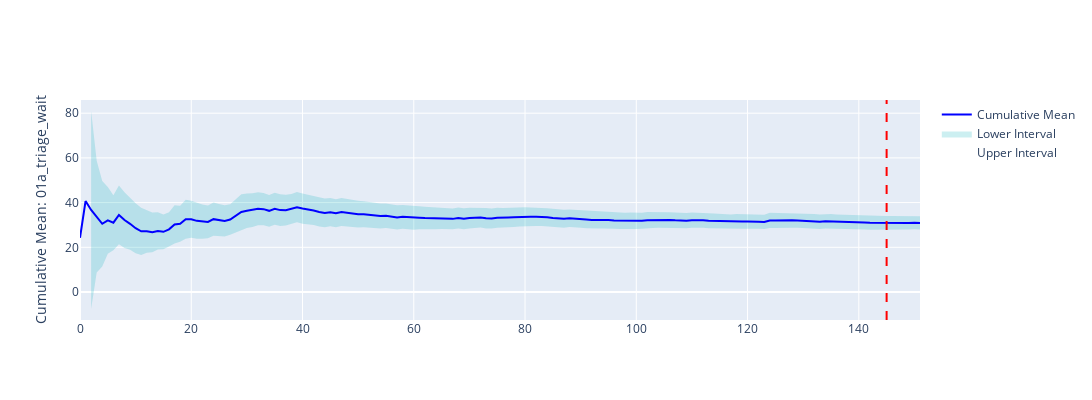
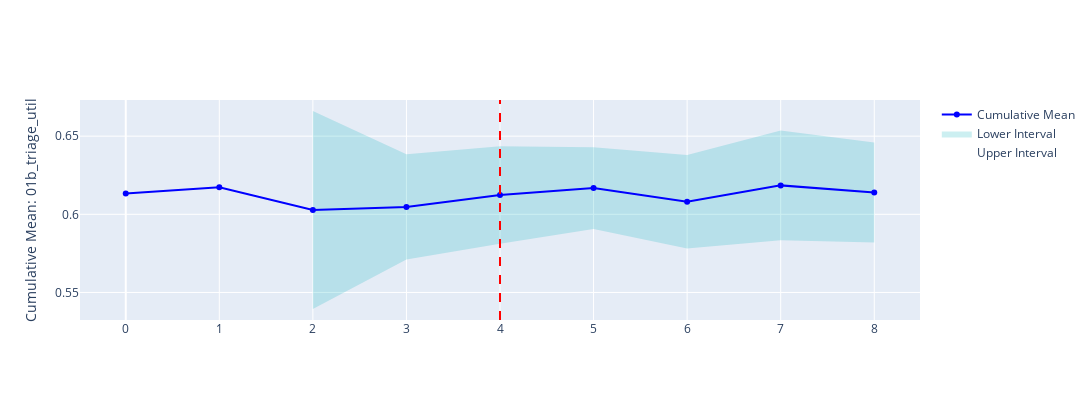
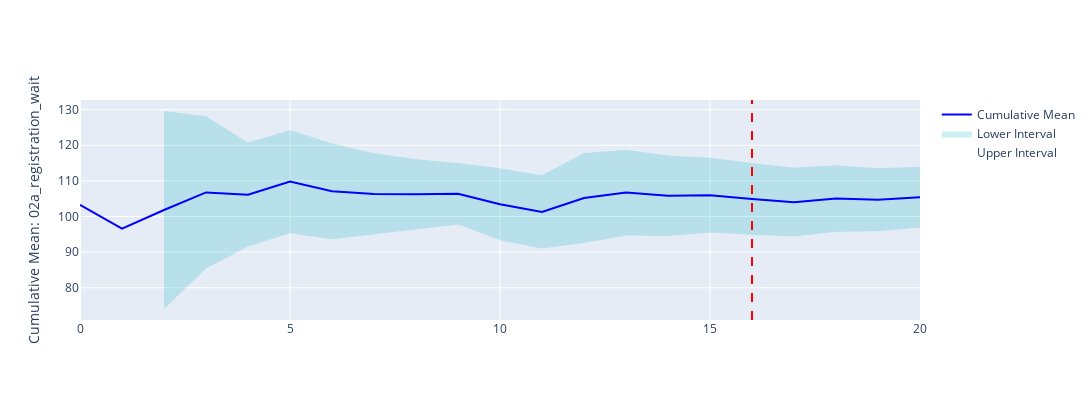

The cell these charts' notebook holds for them, in order:
### Code cell
for metric in METRICS:
    mask = summary_frame_m["metric"] == metric
    fig = plotly_confidence_interval_method(
        n_reps=nreps_m[metric],
        conf_ints=summary_frame_m[mask].reset_index(),
        metric_name=metric
    )
    fig.show()

### Figure 1 — Plotly figure (JSON) as saved in the notebook; plotly's stock layout.template omitted (floating-point values rounded to 4 significant figures; data arrays with more than 128 entries replaced by an {"elided": "..."} marker saying what was removed)
{"data": [{"hoverinfo": "x+y+name+text", "line": {"width": 0}, "mode": "lines", "name": "Upper Interval", "text": {"elided": "152 str values"}, "type": "scatter", "x": {"elided": "152 int values"}, "y": {"elided": "152 float values"}}, {"fill": "tonexty", "fillcolor": "rgba(0,176,185,0.2)", "hoverinfo": "x+y+name+text", "line": {"width": 0}, "mode": "lines", "name": "Lower Interval", "text": {"elided": "152 str values"}, "type": "scatter", "x": {"elided": "152 int values"}, "y": {"elided": "152 float values"}}, {"hoverinfo": "x+y+name", "line": {"color": "blue", "width": 2}, "name": "Cumulative Mean", "type": "scatter", "x": {"elided": "152 int values"}, "y": {"elided": "152 float values"}}], "layout": {"height": 400, "hovermode": "x unified", "shapes": [{"line": {"color": "red", "dash": "dash"}, "type": "line", "x0": 145, "x1": 145, "y0": 0, "y1": 1, "yref": "paper"}], "showlegend": true, "width": 1200, "yaxis": {"title": {"text": "Cumulative Mean: 01a_triage_wait"}}}}

### Figure 2 — Plotly figure (JSON) as saved in the notebook; plotly's stock layout.template omitted (floating-point values rounded to 4 significant figures)
{"data": [{"hoverinfo": "x+y+name+text", "line": {"width": 0}, "mode": "lines", "name": "Upper Interval", "text": ["Deviation: nan%", "Deviation: nan%", "Deviation: 10.51%", "Deviation: 5.57%", "Deviation: 5.09%", "Deviation: 4.24%", "Deviation: 4.93%", "Deviation: 5.69%", "Deviation: 5.21%"], "type": "scatter", "x": [0, 1, 2, 3, 4, 5, 6, 7, 8], "y": [NaN, NaN, 0.6661, 0.6384, 0.6436, 0.6429, 0.638, 0.6537, 0.646]}, {"fill": "tonexty", "fillcolor": "rgba(0,176,185,0.2)", "hoverinfo": "x+y+name+text", "line": {"width": 0}, "mode": "lines", "name": "Lower Interval", "text": ["Deviation: nan%", "Deviation: nan%", "Deviation: 10.51%", "Deviation: 5.57%", "Deviation: 5.09%", "Deviation: 4.24%", "Deviation: 4.93%", "Deviation: 5.69%", "Deviation: 5.21%"], "type": "scatter", "x": [0, 1, 2, 3, 4, 5, 6, 7, 8], "y": [NaN, NaN, 0.5394, 0.571, 0.5812, 0.5907, 0.5781, 0.5833, 0.582]}, {"hoverinfo": "x+y+name", "line": {"color": "blue", "width": 2}, "name": "Cumulative Mean", "type": "scatter", "x": [0, 1, 2, 3, 4, 5, 6, 7, 8], "y": [0.6132, 0.6173, 0.6028, 0.6047, 0.6124, 0.6168, 0.6081, 0.6185, 0.614]}], "layout": {"height": 400, "hovermode": "x unified", "shapes": [{"line": {"color": "red", "dash": "dash"}, "type": "line", "x0": 4, "x1": 4, "y0": 0, "y1": 1, "yref": "paper"}], "showlegend": true, "width": 1200, "yaxis": {"title": {"text": "Cumulative Mean: 01b_triage_util"}}}}

### Figure 3 — Plotly figure (JSON) as saved in the notebook; plotly's stock layout.template omitted (floating-point values rounded to 4 significant figures)
{"data": [{"hoverinfo": "x+y+name+text", "line": {"width": 0}, "mode": "lines", "name": "Upper Interval", "text": ["Deviation: nan%", "Deviation: nan%", "Deviation: 27.29%", "Deviation: 20.03%", "Deviation: 13.71%", "Deviation: 13.21%", "Deviation: 12.57%", "Deviation: 10.71%", "Deviation: 9.22%", "Deviation: 8.09%", "Deviation: 9.78%", "Deviation: 10.12%", "Deviation: 12.0%", "Deviation: 11.29%", "Deviation: 10.67%", "Deviation: 9.91%", "Deviation: 9.59%", "Deviation: 9.26%", "Deviation: 8.88%", "Deviation: 8.46%", "Deviation: 8.1%"], "type": "scatter", "x": [0, 1, 2, 3, 4, 5, 6, 7, 8, 9, 10, 11, 12, 13, 14, 15, 16, 17, 18, 19, 20], "y": [NaN, NaN, 129.6, 128.1, 120.7, 124.3, 120.5, 117.7, 116.1, 115.0, 113.5, 111.6, 117.8, 118.8, 117.1, 116.5, 115.0, 113.7, 114.4, 113.5, 114.0]}, {"fill": "tonexty", "fillcolor": "rgba(0,176,185,0.2)", "hoverinfo": "x+y+name+text", "line": {"width": 0}, "mode": "lines", "name": "Lower Interval", "text": ["Deviation: nan%", "Deviation: nan%", "Deviation: 27.29%", "Deviation: 20.03%", "Deviation: 13.71%", "Deviation: 13.21%", "Deviation: 12.57%", "Deviation: 10.71%", "Deviation: 9.22%", "Deviation: 8.09%", "Deviation: 9.78%", "Deviation: 10.12%", "Deviation: 12.0%", "Deviation: 11.29%", "Deviation: 10.67%", "Deviation: 9.91%", "Deviation: 9.59%", "Deviation: 9.26%", "Deviation: 8.88%", "Deviation: 8.46%", "Deviation: 8.1%"], "type": "scatter", "x": [0, 1, 2, 3, 4, 5, 6, 7, 8, 9, 10, 11, 12, 13, 14, 15, 16, 17, 18, 19, 20], "y": [NaN, NaN, 74.04, 85.38, 91.57, 95.3, 93.61, 94.95, 96.47, 97.79, 93.31, 91.05, 92.58, 94.68, 94.54, 95.48, 94.87, 94.39, 95.73, 95.83, 96.89]}, {"hoverinfo": "x+y+name", "line": {"color": "blue", "width": 2}, "name": "Cumulative Mean", "type": "scatter", "x": [0, 1, 2, 3, 4, 5, 6, 7, 8, 9, 10, 11, 12, 13, 14, 15, 16, 17, 18, 19, 20], "y": [103.2, 96.62, 101.8, 106.8, 106.1, 109.8, 107.1, 106.3, 106.3, 106.4, 103.4, 101.3, 105.2, 106.7, 105.8, 106.0, 104.9, 104.0, 105.1, 104.7, 105.4]}], "layout": {"height": 400, "hovermode": "x unified", "shapes": [{"line": {"color": "red", "dash": "dash"}, "type": "line", "x0": 16, "x1": 16, "y0": 0, "y1": 1, "yref": "paper"}], "showlegend": true, "width": 1200, "yaxis": {"title": {"text": "Cumulative Mean: 02a_registration_wait"}}}}
